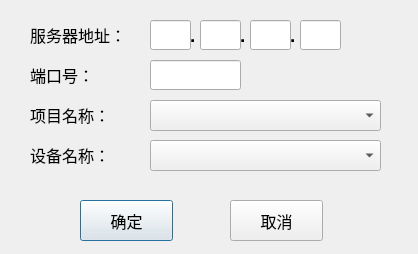
<?xml version="1.0" encoding="UTF-8"?>
<ui version="4.0">
 <class>ConfigDialog</class>
 <widget class="QDialog" name="ConfigDialog">
  <property name="geometry">
   <rect>
    <x>0</x>
    <y>0</y>
    <width>418</width>
    <height>254</height>
   </rect>
  </property>
  <property name="windowTitle">
   <string>参数设置</string>
  </property>
  <widget class="QLabel" name="label">
   <property name="geometry">
    <rect>
     <x>30</x>
     <y>20</y>
     <width>111</width>
     <height>30</height>
    </rect>
   </property>
   <property name="font">
    <font>
     <pointsize>12</pointsize>
    </font>
   </property>
   <property name="text">
    <string>服务器地址：</string>
   </property>
  </widget>
  <widget class="QLineEdit" name="lineEdit_ip1">
   <property name="geometry">
    <rect>
     <x>150</x>
     <y>20</y>
     <width>41</width>
     <height>30</height>
    </rect>
   </property>
   <property name="text">
    <string/>
   </property>
  </widget>
  <widget class="QLabel" name="label_2">
   <property name="geometry">
    <rect>
     <x>190</x>
     <y>20</y>
     <width>16</width>
     <height>30</height>
    </rect>
   </property>
   <property name="font">
    <font>
     <pointsize>14</pointsize>
     <weight>75</weight>
     <bold>true</bold>
    </font>
   </property>
   <property name="text">
    <string>.</string>
   </property>
  </widget>
  <widget class="QLineEdit" name="lineEdit_ip2">
   <property name="geometry">
    <rect>
     <x>200</x>
     <y>20</y>
     <width>41</width>
     <height>30</height>
    </rect>
   </property>
   <property name="text">
    <string/>
   </property>
  </widget>
  <widget class="QLabel" name="label_3">
   <property name="geometry">
    <rect>
     <x>240</x>
     <y>20</y>
     <width>16</width>
     <height>30</height>
    </rect>
   </property>
   <property name="font">
    <font>
     <pointsize>14</pointsize>
     <weight>75</weight>
     <bold>true</bold>
    </font>
   </property>
   <property name="text">
    <string>.</string>
   </property>
  </widget>
  <widget class="QLineEdit" name="lineEdit_ip3">
   <property name="geometry">
    <rect>
     <x>250</x>
     <y>20</y>
     <width>41</width>
     <height>30</height>
    </rect>
   </property>
   <property name="text">
    <string/>
   </property>
  </widget>
  <widget class="QLabel" name="label_4">
   <property name="geometry">
    <rect>
     <x>290</x>
     <y>20</y>
     <width>16</width>
     <height>30</height>
    </rect>
   </property>
   <property name="font">
    <font>
     <pointsize>14</pointsize>
     <weight>75</weight>
     <bold>true</bold>
    </font>
   </property>
   <property name="text">
    <string>.</string>
   </property>
  </widget>
  <widget class="QLineEdit" name="lineEdit_ip4">
   <property name="geometry">
    <rect>
     <x>300</x>
     <y>20</y>
     <width>41</width>
     <height>30</height>
    </rect>
   </property>
   <property name="text">
    <string/>
   </property>
  </widget>
  <widget class="QLineEdit" name="lineEdit_port">
   <property name="geometry">
    <rect>
     <x>150</x>
     <y>60</y>
     <width>91</width>
     <height>30</height>
    </rect>
   </property>
   <property name="text">
    <string/>
   </property>
  </widget>
  <widget class="QLabel" name="label_5">
   <property name="geometry">
    <rect>
     <x>30</x>
     <y>60</y>
     <width>91</width>
     <height>30</height>
    </rect>
   </property>
   <property name="font">
    <font>
     <pointsize>12</pointsize>
    </font>
   </property>
   <property name="text">
    <string>端口号：</string>
   </property>
  </widget>
  <widget class="QLabel" name="label_6">
   <property name="geometry">
    <rect>
     <x>30</x>
     <y>100</y>
     <width>91</width>
     <height>30</height>
    </rect>
   </property>
   <property name="font">
    <font>
     <pointsize>12</pointsize>
    </font>
   </property>
   <property name="text">
    <string>项目名称：</string>
   </property>
  </widget>
  <widget class="QLabel" name="label_7">
   <property name="geometry">
    <rect>
     <x>30</x>
     <y>140</y>
     <width>91</width>
     <height>30</height>
    </rect>
   </property>
   <property name="font">
    <font>
     <pointsize>12</pointsize>
    </font>
   </property>
   <property name="text">
    <string>设备名称：</string>
   </property>
  </widget>
  <widget class="QPushButton" name="pushButton_OK">
   <property name="geometry">
    <rect>
     <x>80</x>
     <y>200</y>
     <width>93</width>
     <height>41</height>
    </rect>
   </property>
   <property name="font">
    <font>
     <pointsize>12</pointsize>
    </font>
   </property>
   <property name="text">
    <string>确定</string>
   </property>
  </widget>
  <widget class="QPushButton" name="pushButton_Cancel">
   <property name="geometry">
    <rect>
     <x>230</x>
     <y>200</y>
     <width>93</width>
     <height>41</height>
    </rect>
   </property>
   <property name="font">
    <font>
     <pointsize>12</pointsize>
    </font>
   </property>
   <property name="text">
    <string>取消</string>
   </property>
  </widget>
  <widget class="QComboBox" name="comboBox_addr">
   <property name="geometry">
    <rect>
     <x>150</x>
     <y>100</y>
     <width>231</width>
     <height>31</height>
    </rect>
   </property>
  </widget>
  <widget class="QComboBox" name="comboBox_device">
   <property name="geometry">
    <rect>
     <x>150</x>
     <y>140</y>
     <width>231</width>
     <height>31</height>
    </rect>
   </property>
  </widget>
 </widget>
 <resources/>
 <connections/>
</ui>
